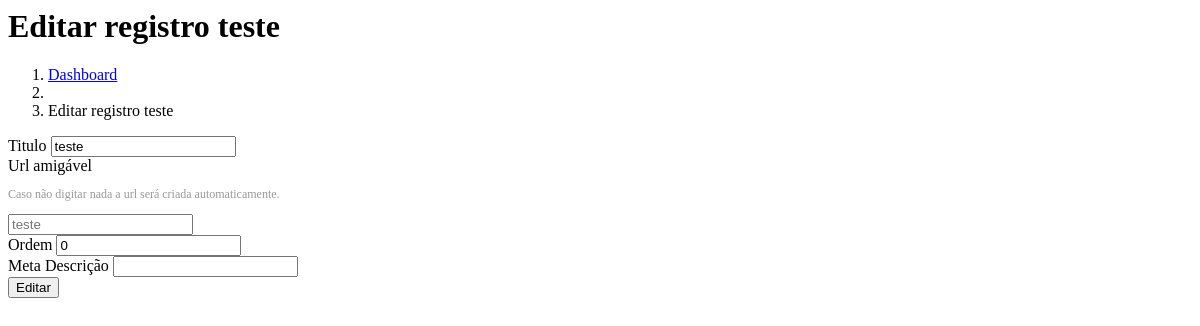
/wt_admin/nav/registros_editar.php?id=152, run on the app's committed database.
### tables this page shows
CREATE TABLE `registros` (
  `registros_id` int(11) NOT NULL,
  `registros_idpg` int(11) NOT NULL,
  `registros_titulo` varchar(200) DEFAULT NULL,
  `registros_imagem` varchar(150) NOT NULL,
  `registros_imagem2` varchar(150) DEFAULT NULL,
  `registros_email` varchar(100) NOT NULL,
  `registros_preco` varchar(100) DEFAULT NULL,
  `registros_descricao` varchar(300) DEFAULT NULL,
  `registros_texto` text NOT NULL,
  `registros_data` date NOT NULL,
  `registros_link` varchar(150) NOT NULL,
  `registros_metadescription` varchar(160) DEFAULT NULL,
  `registros_url` varchar(200) NOT NULL,
  `registros_ordem` int(11) NOT NULL
);

### wt_admin/nav/registros_editar.php (the view, shortened to what this page needs)
<link href="js/summernote/summernote.css" rel="stylesheet">
<?php
$id = $_GET['id'];
$query = "SELECT * FROM registros WHERE registros_id = $id";
$registros = mysqli_query($config, $query) or die(mysqli_error());
$row_registros = mysqli_fetch_assoc($registros);
?>
<div class="row">
    <div class="col-sm-9">
        <h1 class="page-header">
            Editar registro <?php echo $row_registros['registros_titulo'] ?>
        </h1>
    </div>
</div>
<div class="row">
    <div class="col-lg-12">
        <ol class="breadcrumb">
            <li>
                <i class="fa fa-dashboard"></i>  <a href="index.php">Dashboard</a>
            </li>
            <li>
            </li>
            <li class="active">
                Editar registro <?php echo $row_registros['registros_titulo'] ?>
            </li>
        </ol>
    </div>
</div>
<div class="row">
    <div class="col-lg-12">
        <form id="registros_editar" method="post" enctype="multipart/form-data" class="form">
            <div class="form-group">
                <label>Titulo</label>
                <input name="registros_titulo" class="form-control" type="text" value="<?php echo $row_registros['registros_titulo'] ?>">
            </div>
            <div class="form-group">
                <label>Url amigável</label>
                 <p style="font-size:12px; color:#999"><i class="fa fa-info-circle"></i> Caso não digitar nada a url será criada automaticamente.</p>
                <input name="registros_url" class="form-control texto-url" type="text" placeholder="<?php echo $row_registros['registros_url'] ?>">
            </div>
            <div class="form-group">
                <label>Ordem</label>
                <input name="registros_ordem" class="form-control" type="text" value="<?php echo $row_registros['registros_ordem'] ?>">
            </div>
            <div class="form-group">
                <label>Meta Descrição</label>
                <input name="registros_metadescription" class="form-control" type="text" value="<?php echo $row_registros['registros_metadescription']; ?>">
            </div>
            <input type="submit" class="btn btn-primary" value="Editar">
        </form>
    </div>
</div>

### data on the page
registros: registros_titulo "teste", registros_url "teste", registros_ordem "0"
